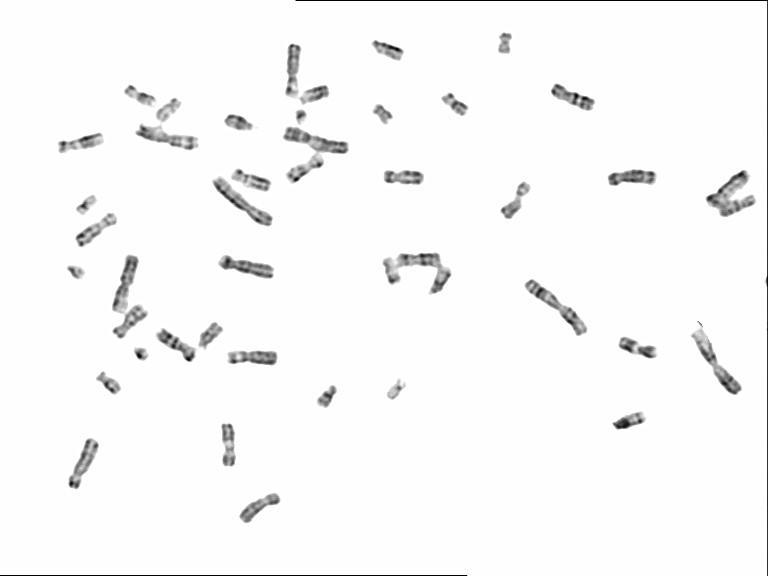
#> input picture rank/test_images/Chang__16989.jpg, 768 x 576 px
$ python score_directory.py ../rank/test_images out.png
#> lines starting #> are read from the running program, lines starting #| are printed output that depends on the picture
### rank/traditional_quality_ranker/features.py
from __future__ import annotations

import hashlib
import json
import math
import time
from dataclasses import dataclass
from pathlib import Path
from typing import Iterable

import numpy as np
import pandas as pd
import torch
import torch.nn.functional as F
from PIL import Image, ImageOps
from scipy import ndimage


DEGRADATION_FAMILIES = (
    "contrast",
    "illumination",
    "exposure",
    "blur",
    "noise",
    "contamination",
    "crowding",
)

BENIGN_VARIANTS = ("hflip", "rot180")

SUBSCORE_FAMILIES = {
    "visibility": ("contrast", "illumination", "exposure"),
    "focus": ("blur",),
    "clean": ("noise", "contamination"),
    "metaphase": ("crowding",),
    "overall": DEGRADATION_FAMILIES,
}

IDENTITY_COLUMNS = (
    "image_id",
    "path",
    "relative_path",
    "source",
    "case_id",
    "sha256",
    "near_duplicate_group",
    "variant",
    "family",
    "level",
    "severity",
    "shard_index",
)


@dataclass
class LoadedImage:
    gray: torch.Tensor
    valid: torch.Tensor
    width: int
    height: int


# [7 lines left out: function read_jsonl, not called in this run]


def stable_seed(*parts: str | int) -> int:
    payload = "|".join(str(part) for part in parts).encode("utf-8")
    return int.from_bytes(hashlib.sha256(payload).digest()[:8], "little") & 0x7FFFFFFF


def load_image(path: Path, image_size: int) -> LoadedImage:
#> called with image_size = 384
    with Image.open(path) as image:
#> image is the input picture: PIL image 768x576 RGB; min 0, max 255, mean 248.1
        image = ImageOps.exif_transpose(image).convert("L")
#> image: PIL image 768x576 L
        width, height = image.size
#> width = 768; height = 576
        image.thumbnail((image_size, image_size), Image.Resampling.LANCZOS)
#> image: PIL image 384x288 L
        resized = np.asarray(image, dtype=np.float32) / 255.0
    border = np.concatenate((resized[0], resized[-1], resized[:, 0], resized[:, -1]))
#> border = 1344 values, max 1 at index 620, min 0.231 at index 1196, mean 0.748
    pad_value = float(np.quantile(border, 0.75)) if border.size else 1.0
#> pad_value = 0.996
    canvas = np.full((image_size, image_size), pad_value, dtype=np.float32)
#> canvas: shape (384, 384) float32; every value is 0.996
    valid = np.zeros((image_size, image_size), dtype=np.float32)
    top = (image_size - resized.shape[0]) // 2
#> top = 48
    left = (image_size - resized.shape[1]) // 2
#> left = 0
    canvas[top : top + resized.shape[0], left : left + resized.shape[1]] = resized
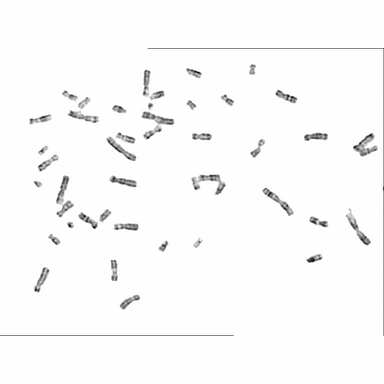
#> canvas: shape (384, 384) float32; min 0, max 1, mean 0.979
    valid[top : top + resized.shape[0], left : left + resized.shape[1]] = 1.0
    return LoadedImage(
#> (the run stopped early here; a loop or call above may not have finished)

$ run again, on rank/test_images/Chromosome5000__104891.jpg
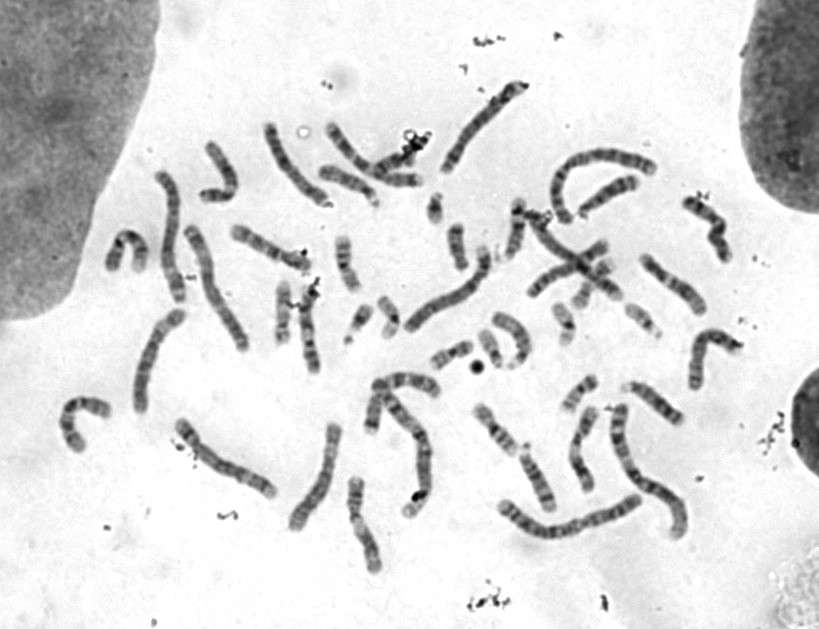
#> input picture rank/test_images/Chromosome5000__104891.jpg, 819 x 629 px
#> in load_image, image is the input picture: PIL image 819x629 RGB; min 0, max 255, mean 217.8
#> border = 1358 values, max 1 at index 155, min 0.18 at index 1270, mean 0.804
#> pad_value = 0.984
#> in load_image, `canvas[top : top + resized.shape[0], left : left + resized.shape[1]] =..`:
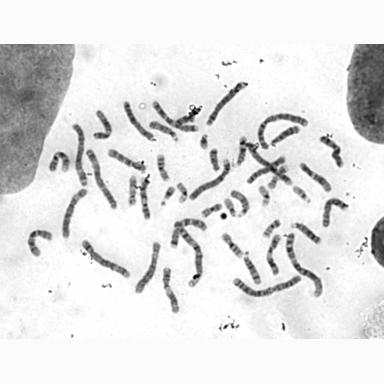
#> canvas: shape (384, 384) float32; min 0, max 1, mean 0.884

$ run again, on rank/test_images/Chromosome5000__1057414.jpg
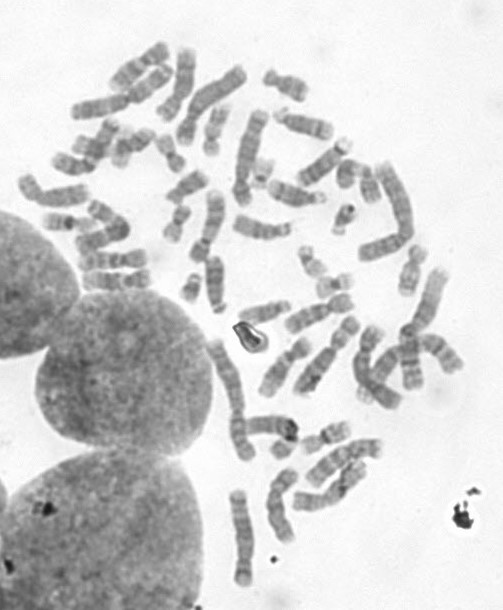
#> input picture rank/test_images/Chromosome5000__1057414.jpg, 503 x 610 px
#> in load_image, image is the input picture: PIL image 503x610 RGB; min 22, max 255, mean 209.6
#> border = 1402 values, max 0.992 at index 27, min 0.314 at index 441, mean 0.87
#> pad_value = 0.973
#> in load_image, `canvas[top : top + resized.shape[0], left : left + resized.shape[1]] =..`:
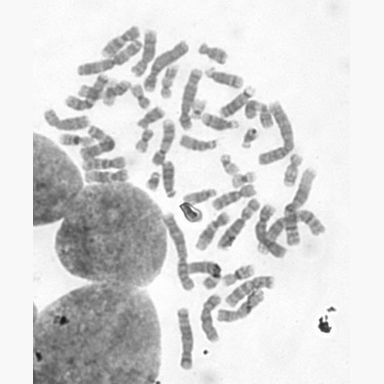
#> canvas: shape (384, 384) float32; min 0.0863, max 1, mean 0.848
